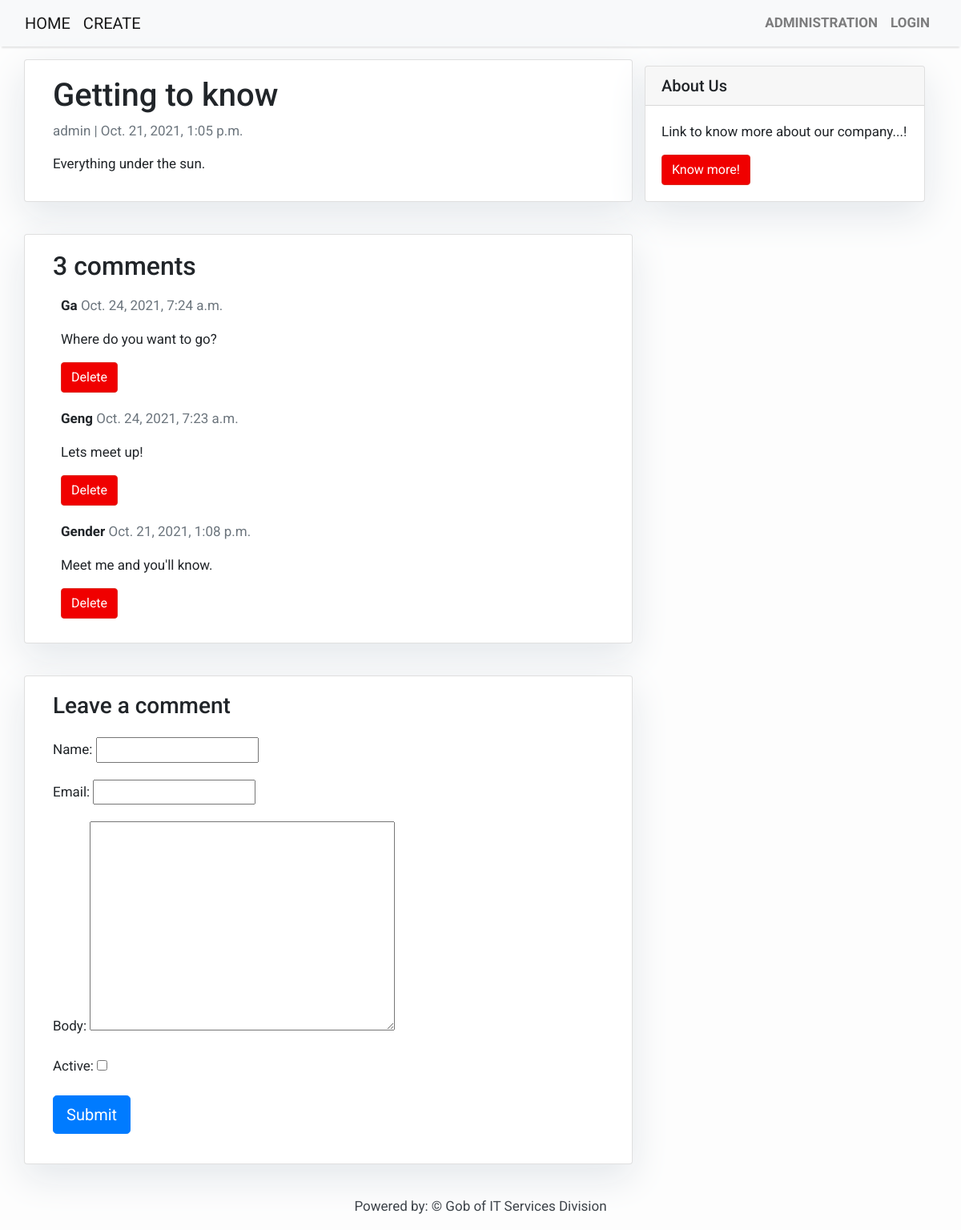
/getting-know/, run on the app's committed database.
### blog/models.py (models this page shows, shortened)
class Post(models.Model):
    title = models.CharField(max_length=200, unique=True)
    slug = models.SlugField(max_length=200, unique=True)
    author = models.ForeignKey(User, on_delete= models.CASCADE,related_name='blog_posts')
    updated_on = models.DateTimeField(auto_now= True)
    content = models.TextField()
    created_on = models.DateTimeField(auto_now_add=True)
    status = models.IntegerField(choices=STATUS, default=0)
    class Meta:
        ordering = ['-created_on']

class Comment(models.Model):
    post = models.ForeignKey(Post,on_delete=models.CASCADE,related_name='comments')
    name = models.CharField(max_length=80)
    email = models.EmailField()
    body = models.TextField()
    created_on = models.DateTimeField(auto_now_add=True)
    active = models.BooleanField(default=False)
    class Meta:
        ordering = ['created_on']

### blog/views.py (the view)
# urls.py: path('<slug:slug>/', views.post_detail, name='post_detail'),
def post_detail(request, slug):
    template_name = 'post_detail.html'
    post = get_object_or_404(Post, slug=slug)
    comments = post.comments.filter(active=True).order_by("-created_on")
    new_comment = None
    if request.method == 'POST':
        comment_form = CommentForm(data=request.POST)
        if comment_form.is_valid():
            new_comment = comment_form.save(commit=False)
            new_comment.post = post
            new_comment.save()
    else:
        comment_form = CommentForm()
    return render(request, template_name, {'post': post,
                                           'comments': comments,
                                           'new_comment': new_comment,
                                           'comment_form': comment_form})

### blog/forms.py
class CommentForm(forms.ModelForm):
    class Meta:
        model = Comment
        fields = ('name', 'email', 'body', 'active')

### templates/post_detail.html (shortened to what this page needs)
{% extends 'base.html' %} {% block content %}
<div class="container">
  <div class="row">
    <div class="col-md-8 card mb-4  mt-3 left  top">
      <div class="card-body">
        <h1>{% block title %} {{ post.title }} {% endblock title %}</h1>
        <p class=" text-muted">{{ post.author }} | {{ post.created_on }}</p>
        <p class="card-text ">{{ post.content | safe }}</p>
      </div>
    </div>
    {% block sidebar %} {% include 'sidebar.html' %} {% endblock sidebar %}
    <div class="col-md-8 card mb-4  mt-3 ">
      <div class="card-body">
        <h2>{{ comments.count }} comments</h2>
        {% for comment in comments %}
        <div class="comments" style="padding: 10px;">
          <p class="font-weight-bold">
            {{ comment.name }}
            <span class=" text-muted font-weight-normal">
              {{ comment.created_on }}
            </span>
          </p>
          {{ comment.body | linebreaks }}
          {% if user.is_authenticated %}
            <a href="{% url 'blog:delete-comment' comment.id %}" class="btn btn-danger">Delete</a>
          {% else %}
            <a href="{% url 'login'%}?next={{request.path}}" class="btn btn-danger">Delete</a>
          {% endif %}
        </div>
        {% endfor %}
      </div>
    </div>
    <div class="col-md-8 card mb-4  mt-3 ">
      <div class="card-body">
        {% if new_comment %}
        <div class="alert alert-success" role="alert">
          Your comment is awaiting moderation
        </div>
        {% else %}
        <h3>Leave a comment</h3>
        <form method="post" style="margin-top: 1.3em;">
          {{ comment_form.as_p }}
          <button type="submit" class="btn btn-primary  btn-lg">Submit</button>
        </form>
        {% endif %}
      </div>
    </div>
  </div>
</div>
{% endblock content %}

### templates/base.html (style rules this page uses)
body { font-family: "Roboto", sans-serif; font-size: 17px; background-color: #fdfdfd; }
.btn-danger { color: #fff; background-color: #f00000; border-color: #dc281e; }

### templates/sidebar.html (style rules this page uses)
.card { box-shadow: 0 16px 48px #E3E7EB; }

### data on the page
Post: title "Getting to know", author "admin", created_on "Oct. 21, 2021, 1:05 p.m.", content "Everything under the sun."
Comment: name "Ga", created_on "Oct. 24, 2021, 7:24 a.m.", body "Where do you want to go?"
Comment: name "Geng", created_on "Oct. 24, 2021, 7:23 a.m.", body "Lets meet up!"
Comment: name "Gender", created_on "Oct. 21, 2021, 1:08 p.m.", body "Meet me and you'll know."

### other printed values
{{ comments.count }} "3"
